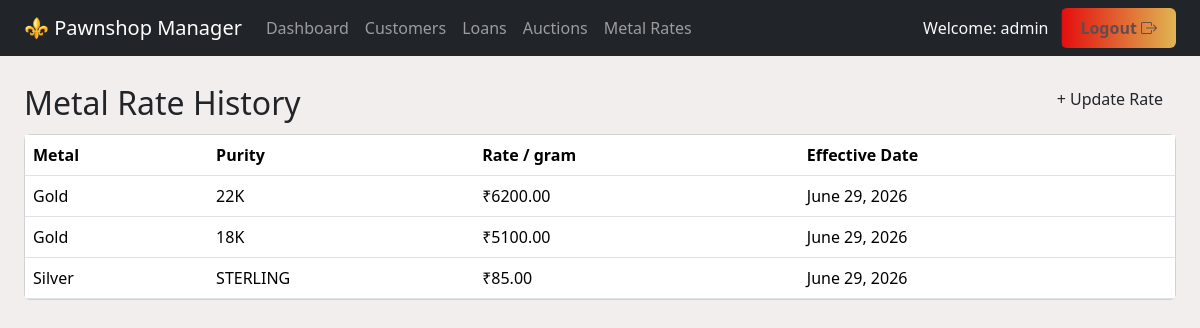
Screenshot of /metal-rates/ (signed in) with the database file from the repository.
### core/models.py (models this page shows, shortened)
class MetalRate(models.Model):
    METAL_CHOICES = [
        ('GOLD', 'Gold'),
        ('SILVER', 'Silver'),
    ]
    PURITY_CHOICES = [
        ('24K', '24 Karat (999)'),
        ('22K', '22 Karat (916)'),
        ('18K', '18 Karat (750)'),
        ('14K', '14 Karat (585)'),
        ('STERLING', 'Sterling Silver (92.5%)'),
        ('FINE_SILVER', 'Fine Silver (99.9%)'),
    ]
    metal = models.CharField(max_length=10, choices=METAL_CHOICES)
    purity = models.CharField(max_length=15, choices=PURITY_CHOICES)
    rate_per_gram = models.DecimalField(max_digits=10, decimal_places=2)
    effective_date = models.DateField(default=timezone.localdate)
    created_at = models.DateTimeField(auto_now_add=True)
    class Meta:
        ordering = ['-effective_date', 'metal']
        unique_together = ('metal', 'purity', 'effective_date')
        verbose_name = "Metal Rate"
        verbose_name_plural = "Metal Rates"

### core/views.py (the view)
# urls.py: path('metal-rates/', views.metal_rate_list, name='metal_rate_list'),
@login_required
def metal_rate_list(request):
    rates = MetalRate.objects.all()[:30]
    return render(request, 'core/metal_rate_list.html', {'rates': rates})

### core/templates/core/metal_rate_list.html (shortened to what this page needs)
{% extends "base.html" %}
{% block content %}
<div class="d-flex justify-content-between align-items-center">
  <h2 class="page-title flex-grow-1">Metal Rate History</h2>
  <a href="{% url 'core:metal_rate_create' %}" class="btn btn-pawn mb-3">+ Update Rate</a>
</div>
<div class="card">
  <div class="table-responsive">
    <table class="table table-pawn mb-0">
      <thead><tr><th>Metal</th><th>Purity</th><th>Rate / gram</th><th>Effective Date</th></tr></thead>
      <tbody>
        {% for rate in rates %}
        <tr>
          <td>{{ rate.get_metal_display }}</td>
          <td>{{ rate.purity }}</td>
          <td>₹{{ rate.rate_per_gram }}</td>
          <td>{{ rate.effective_date }}</td>
        </tr>
        {% empty %}
        <tr><td colspan="4" class="text-muted text-center py-3">No rates recorded yet.</td></tr>
        {% endfor %}
      </tbody>
    </table>
  </div>
</div>
{% endblock %}

### templates/base.html (shortened to what this page needs)
{% load static %}
<!DOCTYPE html>
<html lang="en">
<head>
    <link href="https://cdn.jsdelivr.net/npm/bootstrap@5.3.3/dist/css/bootstrap.min.css" rel="stylesheet">
    <link href="{% static 'css/gradient.css' %}" rel="stylesheet">
    <link rel="stylesheet" href="https://cdn.jsdelivr.net/npm/bootstrap-icons@1.13.1/font/bootstrap-icons.min.css">
  </head>
<body style="background-color: rgba(242, 237, 237, 0.9);">
{% if user.is_authenticated %}
<nav class="navbar navbar-expand-lg navbar-pawn navbar-dark bg-dark mb-4">
  <div class="container-fluid px-4">
    <a class="navbar-brand" href="{% url 'core:dashboard' %}">⚜ Pawnshop Manager</a>
    <div class="collapse navbar-collapse" id="navMain">
      <ul class="navbar-nav me-auto">
        <li class="nav-item"><a class="nav-link" href="{% url 'core:dashboard' %}">Dashboard</a></li>
        <li class="nav-item"><a class="nav-link" href="{% url 'customers:list' %}">Customers</a></li>
        <li class="nav-item"><a class="nav-link" href="{% url 'loans:list' %}">Loans</a></li>
        <li class="nav-item"><a class="nav-link" href="{% url 'auctions:eligible_list' %}">Auctions</a></li>
        <li class="nav-item"><a class="nav-link" href="{% url 'core:metal_rate_list' %}">Metal Rates</a></li>
      </ul>
      <form action="{% url 'logout' %}" method="post" class="d-flex">
        <span class="navbar-text text-light me-2">Welcome: {{ user.username }}</span>
        <button class="btn btn-g" type="submit">Logout <i class="bi bi-box-arrow-right"></i></button>
      </form>
    </div>
  </div>
</nav>
{% endif %}
<div class="container-fluid  px-4 pb-5">
  {% block content %}{% endblock %}
</div>
</body>
</html>

### static/css/gradient.css (style rules this page uses)
.btn-g { background-image: linear-gradient(to right, #e30f0f 0%, #dfb752 51%, #9e0101 100%); padding: 6px 18px; margin-left: 5px; font-size: 1rem; transition: 0.6s; text-transform: capitalize; background-size: 200% auto; outline: none; color: #644c4c; font-weight: 600; }

### rows the page displays
MetalRate: metal "Gold", purity "22K", rate_per_gram "6200.00", effective_date "June 29, 2026"
MetalRate: metal "Gold", purity "18K", rate_per_gram "5100.00", effective_date "June 29, 2026"
MetalRate: metal "Silver", purity "STERLING", rate_per_gram "85.00", effective_date "June 29, 2026"

### other values shown
{{ user.username }} "admin"
